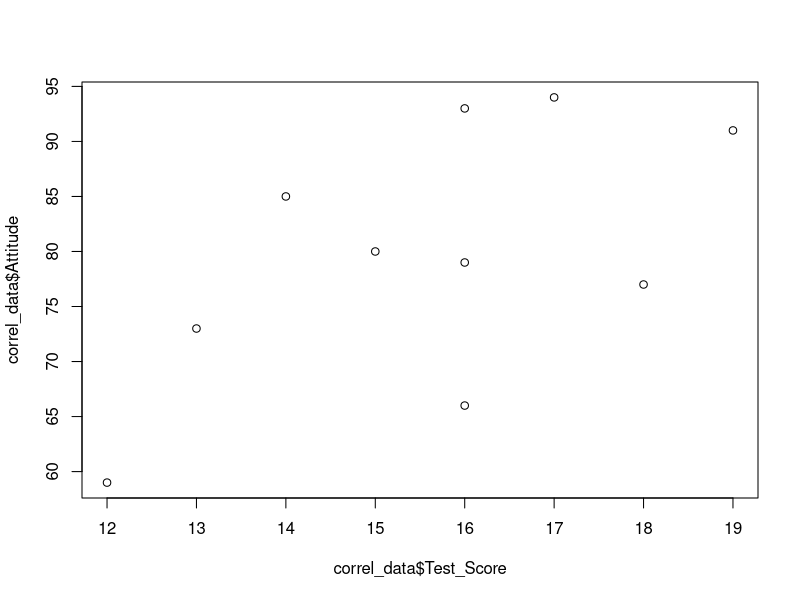
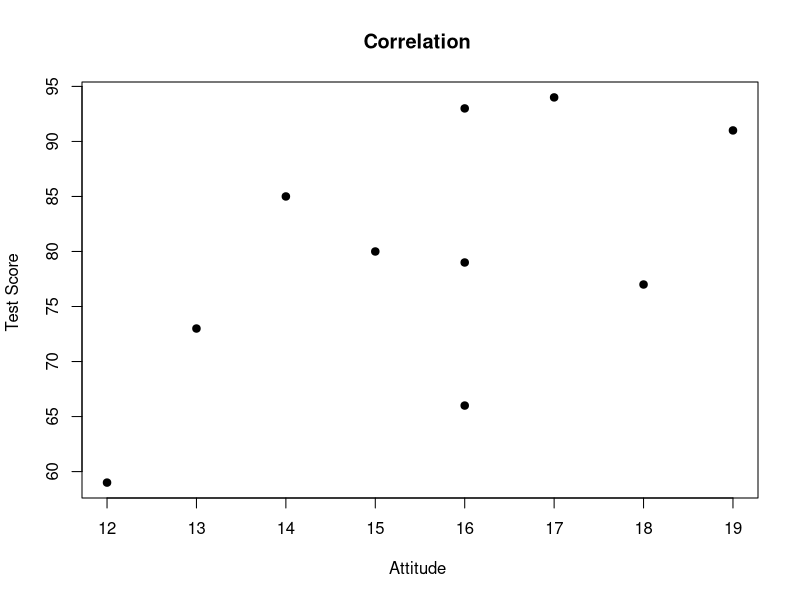
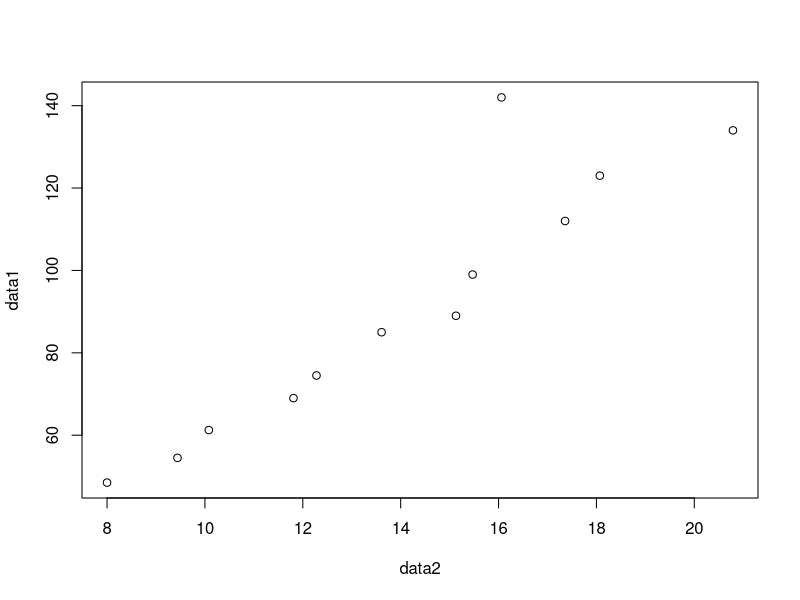
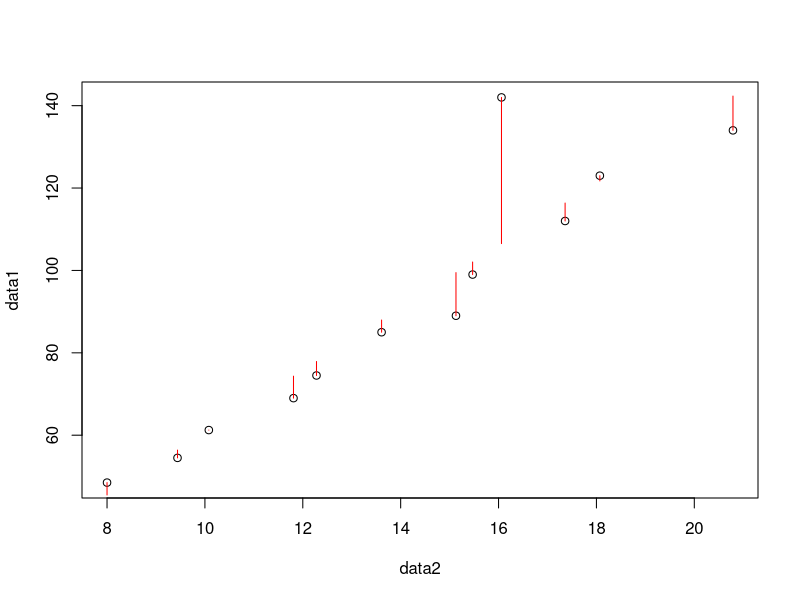
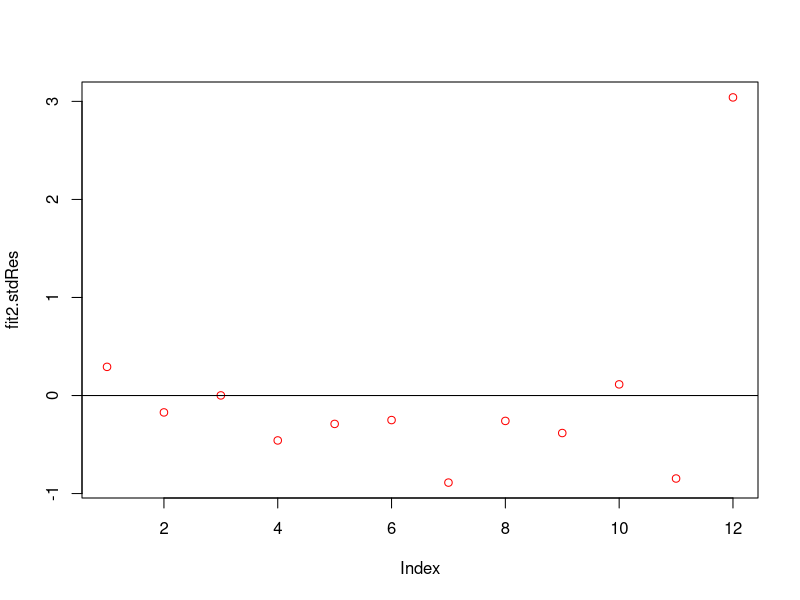
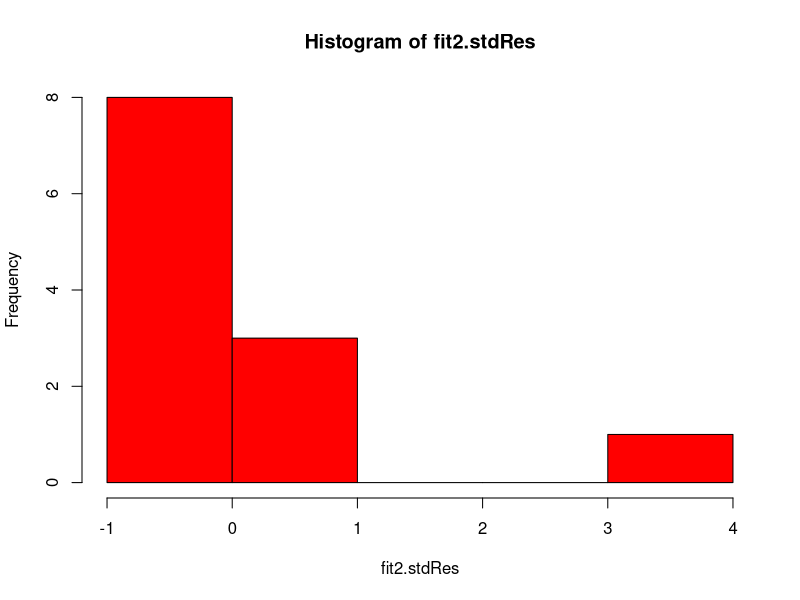
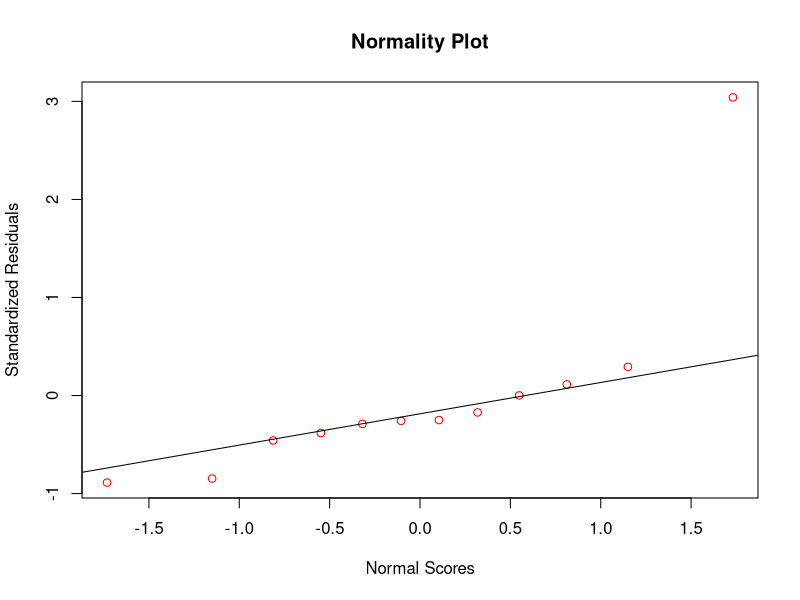

Write the R code that produced these figures, in order.

correl_data = read.csv("CorrelationData.csv", head = TRUE, sep = ",")
correl_data

cor(correl_data$Test_Score, correl_data$Attitude)
plot(correl_data$Test_Score, correl_data$Attitude)

plot(correl_data$Test_Score, correl_data$Attitude, main = "Correlation ", xlab = "Attitude ", ylab = "Test Score ", pch = 19)



data1 <- c(48.5, 54.5, 61.25, 69, 74.5, 85, 89, 99, 112, 123, 134, 142)
 data2 <- c(8, 9.44, 10.08, 11.81, 12.28, 13.61, 15.13, 15.47, 17.36, 18.07, 20.79, 16.06)
 plot(data2, data1)
 fit2 <- lm(data1 ~ data2)
 fit2
lm(formula = data1 ~ data2)

res <- signif(residuals(fit2), 5)
pre <- predict(fit2)
plot(data2, data1)
segments(data2, data1, data2, pre, col = "red")


fit2.stdRes = rstandard(fit2)
plot(fit2.stdRes, col = "red")
abline(0, 0)

hist(fit2.stdRes, col = "red")


qqnorm(fit2.stdRes, ylab = "Standardized Residuals", xlab = "Normal Scores", main = "Normality Plot", col = "red")
qqline(fit2.stdRes)
